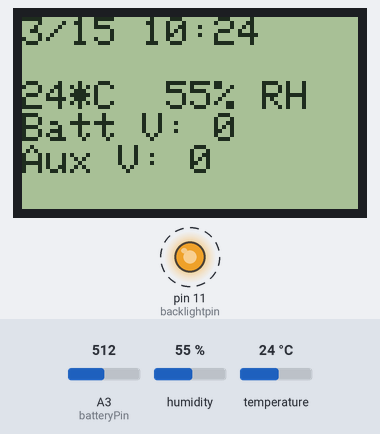
Simulated run of this sketch. Board: Arduino Nano, built with avr-gcc and run on an emulated ATmega328P. Shown: 84×48 one-colour display, output pins drawn as LEDs (lit = HIGH). Wiring (inferred from the names in the program): DS1307 clock at I2C address 0x68. Dashed ring = blinking. The inputs (shaded band) are chosen by the test bench; at power-on: humidity 55 %, temperature 24 °C, A3 (batteryPin) = 512. The local clock reads 2024-03-15 10:24:30 at power-on unless the sketch sets it.

Above: at 4.2 s.
4.3 s: humidity set to 22 %
At 6.4 s:
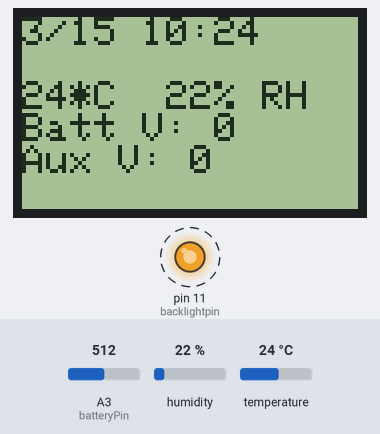
6.6 s: temperature set to 12 °C
At 8.8 s:
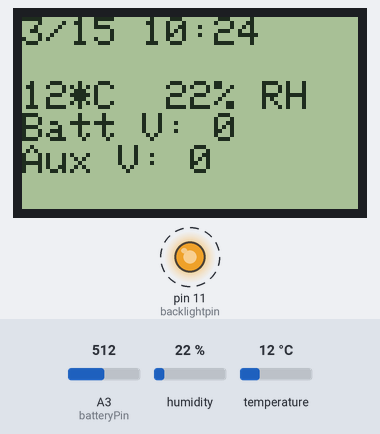
10.1 s: temperature set to 8 °C
At 12.5 s:
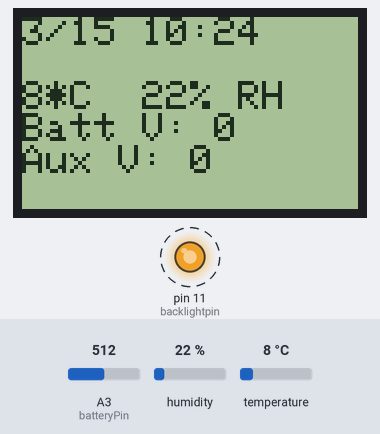
12.7 s: humidity set to 40 %
At 14.8 s:
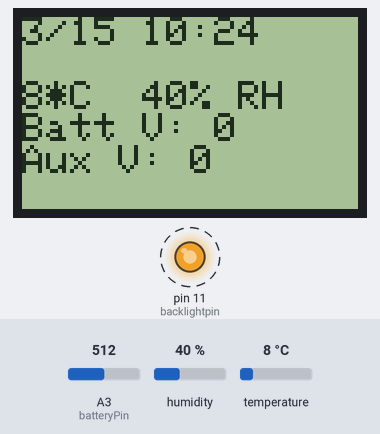
Timing chart, 0 to 15.8 s (numbered marks = the images above; inputs shaded):
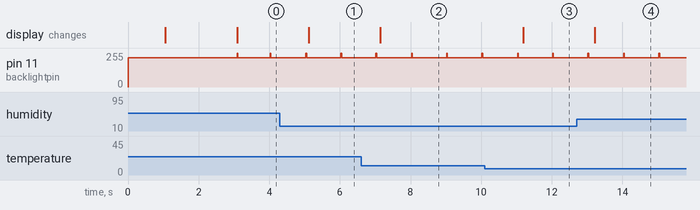

Measured:
- after the input at 4.3 s, the display: changes after 0.82 s (image 1)
- after the input at 6.6 s, the display: changes after 0.54 s (image 2)
- after the input at 10.1 s, the display: changes after 1.1 s (image 3)
- after the input at 12.7 s, the display: changes after 0.52 s (image 4)
- by itself, pin 11 (backlightpin): alternates 255/255 for 0.02 s and 220/255 for 0.98 s

The sketch:

Educase_Controller_AuroraV1.2.ino
```cpp
/*
Erics Open Source Educase Portable classroom
Firmware: Aurora V1.2

This code is for the Arduino monitoring and control board to prevent damage to onboard systems
Alarms displayed via LCD and power control via relay RL1
My Youtube Channel  : http://www.youtube.com/mkmeorg
If you use this code or personalize it etc- please consider sharing it back with the world Open-Source
This sketch is currently using Arduino Nano V3.0

Get all schematics and instructions for the EduCase project on GitUHub at https://github.com/MKme/EduCase-Portable-Classroom

This code uses the fantastic Nokia 5110 library provided FREE by Adafruit Industries
If you use this for your project consider buying some of your parts from them at http://adafruit.com
Show them some love for supporting the maker movement with tonnes of free tutorials and code.

Real Time Clock (RTC) support:
 http://www.hobbyist.co.nz/?q=real_time_clock
 RTC Connected to VCC and Ground Only- Additional Vbatt and Temp to be added later
 I2C Connections:
 RTC SDA connected to pin Analog 4
 RTC SCL connected to pin Analog 5

Used I2CScanner.ino to find I2C addresses- 0x50 (EEPROM?)  and 0x68 found
Used SetRTC.ino to manually set proper date/date on RTC module- This wil set the date/time as soon as serial
is initiated so set ahead by a minute and wait till time matches then open serial window to set.
Downloaded from http://projectsfromtech.blogspot.com/

DHT11 Temp Sensor:
Connect pin 1 (on the left) of the sensor to +5V
Connect pin 2 of the sensor to whatever your DHTPIN is
Connect pin 4 (on the right) of the sensor to GROUND
Connect a 10K resistor from pin 2 (data) to pin 1 (power) of the sensor

Pin 11 for contrast on the Nokia 5110 (see below)

*/

#include "Wire.h" //RTC
#define DS1307_ADDRESS 0x68 //For RTC Support
byte zero = 0x00; //workaround for issue #527 on RTC
#include "DHT.h"  //You need this library
#define DHTPIN 2     // DHT11 Humidity Pin
#define DHTTYPE DHT11   // DHT 11
DHT dht(DHTPIN, DHTTYPE);//needed by DHT11
#include "Adafruit_GFX.h"  //Awesome Adafruit libraries- download from their site
#include "Adafruit_PCD8544.h"  //Awesome Adafruit libraries- download from their site
Adafruit_PCD8544 display = Adafruit_PCD8544(7, 6, 5, 4, 3);//4 and 3 are reversed on the cheap eBay models

//LCD display & backlight control
#define backlightpin 11 //Pin for LCD backlight
int backlightlevel = 220; //Level for backlight PWM
int backlightoff = 255; //Level which turns backlight off completely
int displaycontrast = 60; //***** Set this contrast to suit your display- they are indeed different between production runs

//Ouput relay
#define LIGHTPIN 10 //Pin for output relay

//Temp Pin if used
#define TempPin 12 // Relay pin for Temp

//Battery Montitoring
#define batteryPin 3 //pin for voltage measurement

//Globalize variables
int second, minute, hour, weekDay, monthDay, month, year;
int h;//humidity used to be float for decimal places
int t;//temperature used to be float for decimal places
int Voltage;
int Voltage2;
int Voltage3;
int Voltage4;
int volts;
const float referenceVolts = 12.6;

//voltage divider with 2 10Kohm resistors to monitor the 12.6V supply from battery
//http://forum.arduino.cc/index.php/topic,13728.0.html
//currently rersistors not included on pre-made PCB so wire externally

//Alarms
int alarmseconds; // Used for overtemp alarm seconds since active for display flashing
int AlarmTemp = 40; // Temperature in Degrees Celsius for Alarm on Battery Temp dangerously high
int ActiveAlarm; // Used for overtemp alarms to notify etc
int AlarmVolt = 11.6; // Battery Low Voltage Critical

/*
Alarm Codes:
0 = No active alarm
1 = Battery Temperature Dangerously High
2 = Battery Voltage Too Low
3 = TBD (Previously na)
4 = TBD (Previously na)
5 = TBD (Previously na)
6 = TBD (Previously na)
7 = TBD (Previously Fatal Error)
8 = TBD (Previously Watchdog/Reboot Triggered)
*/


void setup(){  //Do setup type stuff to make cooler stuff work later--------------------------
  Wire.begin();
  Serial.begin(9600);
  dht.begin();//initialize temp and humidity
  analogWrite(backlightpin,backlightlevel);// PWM of LCD backlight but ebay unit is backwards-   //must go high + cycle to dim   //Very Dim=230
  display.begin();//Display code
  display.setContrast(displaycontrast);//Nokia 5110 works best at 50- no more flicker
  delay(1000);  //party foul I know but it is only setup
  display.clearDisplay();     // clears the screen and buffer- makes gooder stuff show up later
  display.setTextSize(1);     // set text size
  display.setTextColor(BLACK);

 // Splash Screen -
  display.setTextSize(1);
  display.setTextColor(BLACK);
  display.setCursor(0,0);
  display.println("  Eric's");
  display.println("");
  display.println(" Educase");
  display.println(" Portable");
  display.println(" Classroom");
  display.display();
  delay(2000);
  display.clearDisplay();     // clears the screen and buffer

 }

void loop(){
  TimeFunctions();   //Do the time related stuff
  TempFunctions();   //Do the temp related stuff
  VoltageFunctions();   //Do the temp related stuff
  debug();           //Figure out what has broken type of stuffs
  LCDDisplay();      //Send everything to the LCD display
  Alarm();           //Activate alarm if applicable
  DisplayFlash();    //Flash display if alarm active

}


//------------------------------This needed by RTC
byte decToBcd(byte val){  //Needed for RTC
// Convert normal decimal numbers to binary coded decimal
  return ( (val/10*16) + (val%10) );
}

byte bcdToDec(byte val)  {  //Needed for RTC
// Convert binary coded decimal to normal decimal numbers
  return ( (val/16*10) + (val%16) );
}
//------------------------------End needed by RTC


//Do time related stuffs so cool stuffs work gooder------------------------------
void TimeFunctions(){
  // Reset the register pointer
  Wire.beginTransmission(DS1307_ADDRESS);
  Wire.write(zero);
  Wire.endTransmission();
  Wire.requestFrom(DS1307_ADDRESS, 7);
  second = bcdToDec(Wire.read());
  minute = bcdToDec(Wire.read());
  hour = bcdToDec(Wire.read() & 0b111111); //24 hour time
  weekDay = bcdToDec(Wire.read()); //0-6 -> sunday - Saturday
  monthDay = bcdToDec(Wire.read());
  month = bcdToDec(Wire.read());
  year = bcdToDec(Wire.read());
}

//Do temperature related stuffs----------------------------------------------------------
void TempFunctions(){
  // Reading temperature or humidity takes about 250 milliseconds!
  // Sensor readings may also be up to 2 seconds 'old' (its a very slow sensor)
  h = dht.readHumidity();
  t = dht.readTemperature();
}

void VoltageFunctions(){
int val = analogRead(batteryPin);  // read the value from the A0 battery monitoring pin with voltage divider
//if you run in to any odd measurements here- take a second read and throw out the first- this will get rid of the known analog read bug with some chips
float volts = (val / 511.0) * referenceVolts ; // divide val by (1023/2)because the resistors divide the voltage in half

}
//Do debugging stuffs for nerds only-----------------------------------------------------------------
void debug(){  //This area only used for debugging any changes to the code- handy dandy sometimes :)
  if (Serial.available()){ //Can leave debug active as no resources used when not connected
  //Date and Time Values   3/1/11 23:59:59
  Serial.print(month);
  Serial.print("/");
  Serial.print(monthDay);
  Serial.print("/");
  Serial.print(year);
  Serial.print(" ");
  if (hour < 10) Serial.print("0");
  Serial.print(hour);
  Serial.print(":");
  if (minute < 10) Serial.print("0");
  Serial.print(minute);
  Serial.print(":");
  if (second < 10) Serial.print("0");
  Serial.println(second);
    //humidity Sensor Values
    // check if returns are valid, if they are NaN (not a number) then something went wrong!
    if (isnan(t) || isnan(h)) {
      Serial.println("Failed to read from DHT");}
    else {
      Serial.print("Humidity: ");
      Serial.print(h);
      Serial.print(" %\t");
      Serial.print("Temperature: ");
      Serial.print(t);
      Serial.println(" *C"); }

//Alarm Status
  Serial.print("Active Alarm ");
  Serial.println(ActiveAlarm);
}}

//Write everything to the LCD so folks can see what's up---------------------------------
void LCDDisplay(){
  display.clearDisplay();              // clears the screen and buffer
  display.setCursor(0,0);
  display.setTextSize(1);     // set text size
  display.print(month);
  display.print("/");
  display.print(monthDay);
  //display.print("/");
  //display.print(year);
  display.print(" ");
  if (hour < 10) display.print("0");
  display.print(hour);
  display.print(":");
  if (minute < 10) display.print("0");
  display.println(minute);
  //display.print(":");
  //if (second < 10) display.print("0");
  //display.println(second);
  display.println("");
  display.print(t);
  display.print("*C  ");
  display.print(h);
  display.println("% RH");
  display.print("Batt V: ");
  display.println(Voltage);
  display.print("Aux V: ");
  display.println(Voltage2);
  display.display();
  }

void Alarm(){
  //Overtemp  alarm--------------------------------------
  if (t >= AlarmTemp && second != alarmseconds  ) {ActiveAlarm = 1;} //Checks over or under alarm limit and setas alarm #1
  else   ActiveAlarm = 0; //No active alarm criteria met

  //Low Voltage Alarm
  if (volts <= AlarmVolt && second != alarmseconds  ) {ActiveAlarm = 2;} //Checks over or under alarm limit and sets alarm #2
  else   ActiveAlarm = 0; //No active alarm criteria met

  //Insert Alarm here

  //Insert non desired output alarms here

  //Insert SkyNet has teaken over the world via my Educase alarm here

}

//Flash the display if any alarm is active------------------------------
void DisplayFlash(){
  if (ActiveAlarm >0  && second != alarmseconds){
  alarmseconds = second;
  analogWrite(backlightpin,backlightoff);// Turn off backlight so flashing can begin
  }
  //Else Normal backlight- no more flashing
  else
  analogWrite(backlightpin,backlightlevel);// Normal PWM of LCD backlight
  }
```
